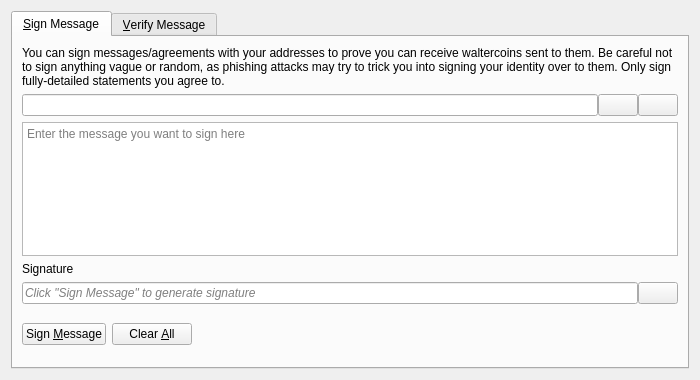
<?xml version="1.0" encoding="UTF-8"?>
<ui version="4.0">
 <class>SignVerifyMessageDialog</class>
 <widget class="QDialog" name="SignVerifyMessageDialog">
  <property name="geometry">
   <rect>
    <x>0</x>
    <y>0</y>
    <width>700</width>
    <height>380</height>
   </rect>
  </property>
  <property name="windowTitle">
   <string>Signatures - Sign / Verify a Message</string>
  </property>
  <property name="modal">
   <bool>true</bool>
  </property>
  <layout class="QVBoxLayout" name="verticalLayout">
   <item>
    <widget class="QTabWidget" name="tabWidget">
     <property name="currentIndex">
      <number>0</number>
     </property>
     <widget class="QWidget" name="tabSignMessage">
      <attribute name="title">
       <string>&amp;Sign Message</string>
      </attribute>
      <layout class="QVBoxLayout" name="verticalLayout_SM">
       <item>
        <widget class="QLabel" name="infoLabel_SM">
         <property name="text">
          <string>You can sign messages/agreements with your addresses to prove you can receive waltercoins sent to them. Be careful not to sign anything vague or random, as phishing attacks may try to trick you into signing your identity over to them. Only sign fully-detailed statements you agree to.</string>
         </property>
         <property name="textFormat">
          <enum>Qt::PlainText</enum>
         </property>
         <property name="wordWrap">
          <bool>true</bool>
         </property>
        </widget>
       </item>
       <item>
        <layout class="QHBoxLayout" name="horizontalLayout_1_SM">
         <property name="spacing">
          <number>0</number>
         </property>
         <item>
          <widget class="QValidatedLineEdit" name="addressIn_SM">
           <property name="toolTip">
            <string>The Waltercoin address to sign the message with</string>
           </property>
          </widget>
         </item>
         <item>
          <widget class="QPushButton" name="addressBookButton_SM">
           <property name="toolTip">
            <string>Choose previously used address</string>
           </property>
           <property name="text">
            <string/>
           </property>
           <property name="icon">
            <iconset resource="../waltercoin.qrc">
             <normaloff>:/icons/address-book</normaloff>:/icons/address-book</iconset>
           </property>
           <property name="shortcut">
            <string>Alt+A</string>
           </property>
           <property name="autoDefault">
            <bool>false</bool>
           </property>
          </widget>
         </item>
         <item>
          <widget class="QPushButton" name="pasteButton_SM">
           <property name="toolTip">
            <string>Paste address from clipboard</string>
           </property>
           <property name="text">
            <string/>
           </property>
           <property name="icon">
            <iconset resource="../waltercoin.qrc">
             <normaloff>:/icons/editpaste</normaloff>:/icons/editpaste</iconset>
           </property>
           <property name="shortcut">
            <string>Alt+P</string>
           </property>
           <property name="autoDefault">
            <bool>false</bool>
           </property>
          </widget>
         </item>
        </layout>
       </item>
       <item>
        <widget class="QPlainTextEdit" name="messageIn_SM">
         <property name="toolTip">
          <string>Enter the message you want to sign here</string>
         </property>
         <property name="placeholderText">
          <string>Enter the message you want to sign here</string>
         </property>
        </widget>
       </item>
       <item>
        <widget class="QLabel" name="signatureLabel_SM">
         <property name="text">
          <string>Signature</string>
         </property>
         <property name="textFormat">
          <enum>Qt::PlainText</enum>
         </property>
        </widget>
       </item>
       <item>
        <layout class="QHBoxLayout" name="horizontalLayout_2_SM">
         <property name="spacing">
          <number>0</number>
         </property>
         <item>
          <widget class="QLineEdit" name="signatureOut_SM">
           <property name="placeholderText">
            <string>Click "Sign Message" to generate signature</string>
           </property>
           <property name="font">
            <font>
             <italic>true</italic>
            </font>
           </property>
           <property name="readOnly">
            <bool>true</bool>
           </property>
          </widget>
         </item>
         <item>
          <widget class="QPushButton" name="copySignatureButton_SM">
           <property name="toolTip">
            <string>Copy the current signature to the system clipboard</string>
           </property>
           <property name="text">
            <string/>
           </property>
           <property name="icon">
            <iconset resource="../waltercoin.qrc">
             <normaloff>:/icons/editcopy</normaloff>:/icons/editcopy</iconset>
           </property>
           <property name="autoDefault">
            <bool>false</bool>
           </property>
          </widget>
         </item>
        </layout>
       </item>
       <item>
        <layout class="QHBoxLayout" name="horizontalLayout_3_SM">
         <item>
          <widget class="QPushButton" name="signMessageButton_SM">
           <property name="toolTip">
            <string>Sign the message to prove you own this Waltercoin address</string>
           </property>
           <property name="text">
            <string>Sign &amp;Message</string>
           </property>
           <property name="icon">
            <iconset resource="../waltercoin.qrc">
             <normaloff>:/icons/edit</normaloff>:/icons/edit</iconset>
           </property>
           <property name="autoDefault">
            <bool>false</bool>
           </property>
          </widget>
         </item>
         <item>
          <widget class="QPushButton" name="clearButton_SM">
           <property name="toolTip">
            <string>Reset all sign message fields</string>
           </property>
           <property name="text">
            <string>Clear &amp;All</string>
           </property>
           <property name="icon">
            <iconset resource="../waltercoin.qrc">
             <normaloff>:/icons/remove</normaloff>:/icons/remove</iconset>
           </property>
           <property name="autoDefault">
            <bool>false</bool>
           </property>
          </widget>
         </item>
         <item>
          <spacer name="horizontalSpacer_1_SM">
           <property name="orientation">
            <enum>Qt::Horizontal</enum>
           </property>
           <property name="sizeHint" stdset="0">
            <size>
             <width>40</width>
             <height>48</height>
            </size>
           </property>
          </spacer>
         </item>
         <item>
          <widget class="QLabel" name="statusLabel_SM">
           <property name="font">
            <font>
             <weight>75</weight>
             <bold>true</bold>
            </font>
           </property>
           <property name="text">
            <string/>
           </property>
           <property name="wordWrap">
            <bool>true</bool>
           </property>
          </widget>
         </item>
         <item>
          <spacer name="horizontalSpacer_2_SM">
           <property name="orientation">
            <enum>Qt::Horizontal</enum>
           </property>
           <property name="sizeHint" stdset="0">
            <size>
             <width>40</width>
             <height>48</height>
            </size>
           </property>
          </spacer>
         </item>
        </layout>
       </item>
      </layout>
     </widget>
     <widget class="QWidget" name="tabVerifyMessage">
      <attribute name="title">
       <string>&amp;Verify Message</string>
      </attribute>
      <layout class="QVBoxLayout" name="verticalLayout_VM">
       <item>
        <widget class="QLabel" name="infoLabel_VM">
         <property name="text">
          <string>Enter the receiver's address, message (ensure you copy line breaks, spaces, tabs, etc. exactly) and signature below to verify the message. Be careful not to read more into the signature than what is in the signed message itself, to avoid being tricked by a man-in-the-middle attack. Note that this only proves the signing party receives with the address, it cannot prove sendership of any transaction!</string>
         </property>
         <property name="textFormat">
          <enum>Qt::PlainText</enum>
         </property>
         <property name="alignment">
          <set>Qt::AlignLeading|Qt::AlignLeft|Qt::AlignTop</set>
         </property>
         <property name="wordWrap">
          <bool>true</bool>
         </property>
        </widget>
       </item>
       <item>
        <layout class="QHBoxLayout" name="horizontalLayout_1_VM">
         <property name="spacing">
          <number>0</number>
         </property>
         <item>
          <widget class="QValidatedLineEdit" name="addressIn_VM">
           <property name="toolTip">
            <string>The Waltercoin address the message was signed with</string>
           </property>
          </widget>
         </item>
         <item>
          <widget class="QPushButton" name="addressBookButton_VM">
           <property name="toolTip">
            <string>Choose previously used address</string>
           </property>
           <property name="text">
            <string/>
           </property>
           <property name="icon">
            <iconset resource="../waltercoin.qrc">
             <normaloff>:/icons/address-book</normaloff>:/icons/address-book</iconset>
           </property>
           <property name="shortcut">
            <string>Alt+A</string>
           </property>
           <property name="autoDefault">
            <bool>false</bool>
           </property>
          </widget>
         </item>
        </layout>
       </item>
       <item>
        <widget class="QPlainTextEdit" name="messageIn_VM">
          <property name="toolTip">
            <string>The signed message to verify</string>
          </property>
          <property name="placeholderText">
            <string>The signed message to verify</string>
          </property>
        </widget>
       </item>
       <item>
        <widget class="QValidatedLineEdit" name="signatureIn_VM">
          <property name="toolTip">
            <string>The signature given when the message was signed</string>
          </property>
          <property name="placeholderText">
            <string>The signature given when the message was signed</string>
          </property>
        </widget>
       </item>
       <item>
        <layout class="QHBoxLayout" name="horizontalLayout_2_VM">
         <item>
          <widget class="QPushButton" name="verifyMessageButton_VM">
           <property name="toolTip">
            <string>Verify the message to ensure it was signed with the specified Waltercoin address</string>
           </property>
           <property name="text">
            <string>Verify &amp;Message</string>
           </property>
           <property name="icon">
            <iconset resource="../waltercoin.qrc">
             <normaloff>:/icons/transaction_0</normaloff>:/icons/transaction_0</iconset>
           </property>
           <property name="autoDefault">
            <bool>false</bool>
           </property>
          </widget>
         </item>
         <item>
          <widget class="QPushButton" name="clearButton_VM">
           <property name="toolTip">
            <string>Reset all verify message fields</string>
           </property>
           <property name="text">
            <string>Clear &amp;All</string>
           </property>
           <property name="icon">
            <iconset resource="../waltercoin.qrc">
             <normaloff>:/icons/remove</normaloff>:/icons/remove</iconset>
           </property>
           <property name="autoDefault">
            <bool>false</bool>
           </property>
          </widget>
         </item>
         <item>
          <spacer name="horizontalSpacer_1_VM">
           <property name="orientation">
            <enum>Qt::Horizontal</enum>
           </property>
           <property name="sizeHint" stdset="0">
            <size>
             <width>40</width>
             <height>48</height>
            </size>
           </property>
          </spacer>
         </item>
         <item>
          <widget class="QLabel" name="statusLabel_VM">
           <property name="font">
            <font>
             <weight>75</weight>
             <bold>true</bold>
            </font>
           </property>
           <property name="text">
            <string/>
           </property>
           <property name="wordWrap">
            <bool>true</bool>
           </property>
          </widget>
         </item>
         <item>
          <spacer name="horizontalSpacer_2_VM">
           <property name="orientation">
            <enum>Qt::Horizontal</enum>
           </property>
           <property name="sizeHint" stdset="0">
            <size>
             <width>40</width>
             <height>48</height>
            </size>
           </property>
          </spacer>
         </item>
        </layout>
       </item>
      </layout>
     </widget>
    </widget>
   </item>
  </layout>
 </widget>
 <customwidgets>
  <customwidget>
   <class>QValidatedLineEdit</class>
   <extends>QLineEdit</extends>
   <header>qt/qvalidatedlineedit.h</header>
  </customwidget>
 </customwidgets>
 <resources>
  <include location="../waltercoin.qrc"/>
 </resources>
 <connections/>
</ui>
